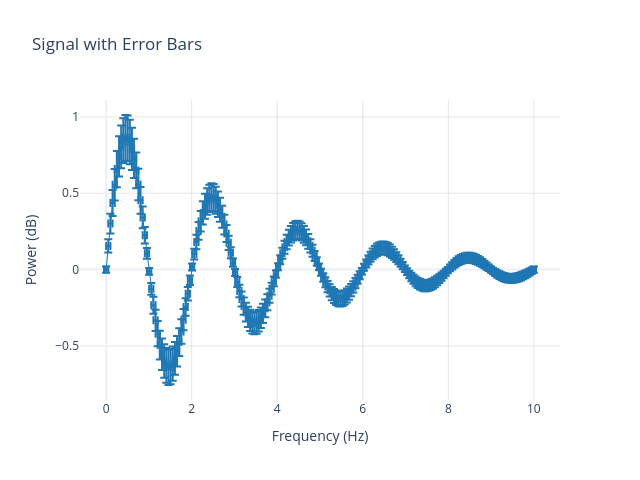

The notebook cell saved with this chart:
### Markdown cell above
---
## 5. Error Bars

Display measurement uncertainty with dx/dy error bars on a decaying
oscillation.

### Code cell
x_eb = np.linspace(0, 10, 200)
y_eb = np.exp(-0.3 * x_eb) * np.sin(2 * np.pi * 0.5 * x_eb)
dx_eb = np.full_like(x_eb, 0.05)
dy_eb = np.abs(y_eb) * 0.15 + 0.02

sig_eb = sigima.objects.create_signal(
    title="Decaying oscillation", x=x_eb, y=y_eb, dx=dx_eb, dy=dy_eb,
    labels=("Frequency", "Power"), units=("Hz", "dB"),
)

plotter.plot(sig_eb, title="Signal with Error Bars")

### Figure 1 — Plotly figure (JSON) as saved in the notebook; plotly's stock layout.template omitted (floating-point values rounded to 4 significant figures; data arrays with more than 128 entries replaced by an {"elided": "..."} marker saying what was removed)
{"data": [{"error_x": {"array": {"elided": "200 float values"}, "type": "data", "visible": true}, "error_y": {"array": {"elided": "200 float values"}, "type": "data", "visible": true}, "line": {"color": "#1f77b4", "width": 1}, "mode": "lines", "name": "Signal with Error Bars", "type": "scatter", "x": {"elided": "200 float values"}, "y": {"elided": "200 float values"}}], "layout": {"height": 480, "showlegend": false, "title": {"text": "Signal with Error Bars"}, "width": 640, "xaxis": {"gridcolor": "rgba(0,0,0,0.1)", "gridwidth": 1, "showgrid": true, "title": {"text": "Frequency (Hz)"}}, "yaxis": {"gridcolor": "rgba(0,0,0,0.1)", "gridwidth": 1, "showgrid": true, "title": {"text": "Power (dB)"}}}}
